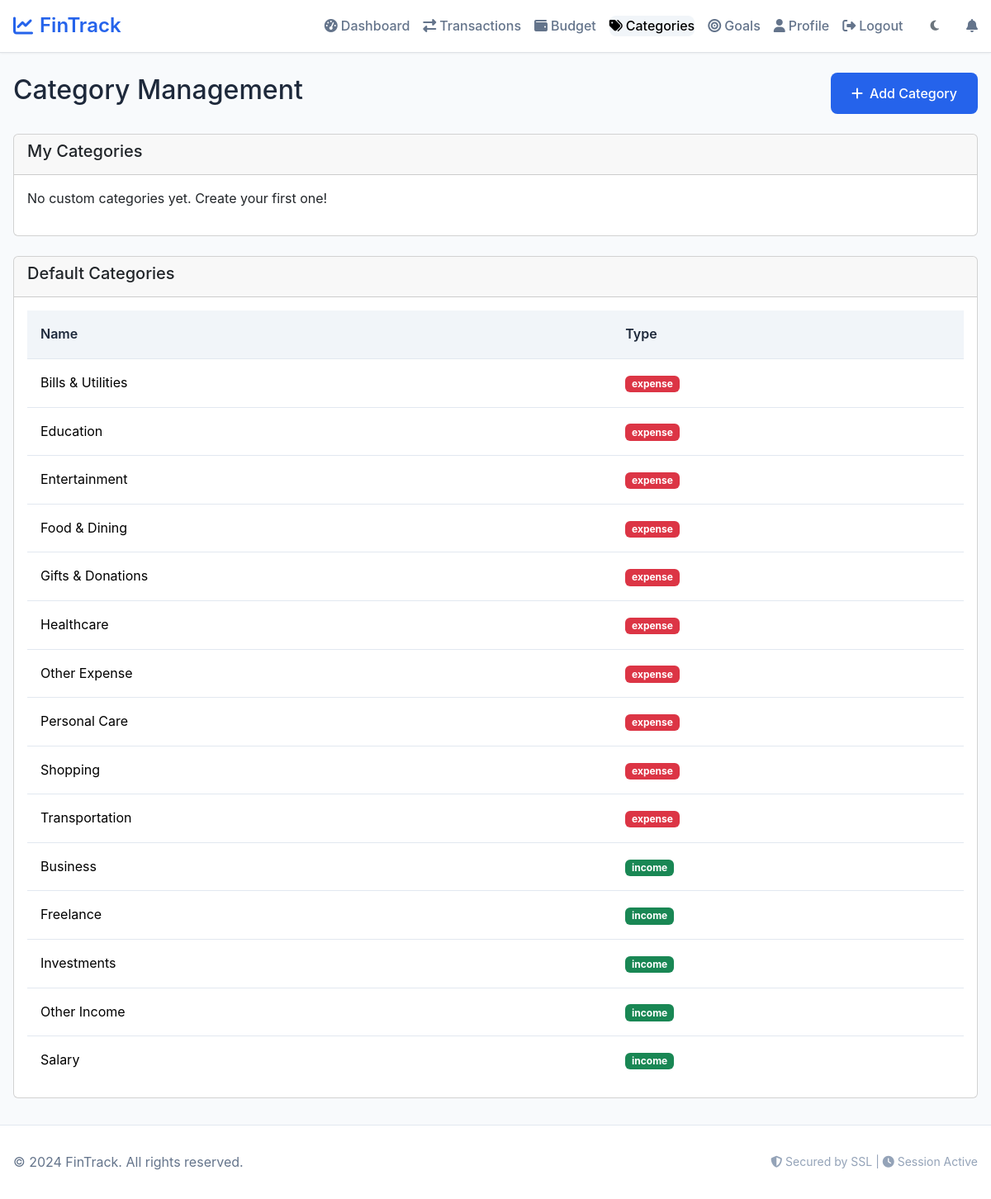
Page /categories (signed in) on the committed database.
### tables this page shows
CREATE TABLE categories (
                id INTEGER PRIMARY KEY AUTOINCREMENT,
                name TEXT NOT NULL UNIQUE,
                type TEXT CHECK(type IN ('income', 'expense')) NOT NULL
            );

### app.py (the view)
@app.route("/categories", methods=["GET"])
@login_required
def manage_categories():
    if not validate_session():
        return redirect(url_for('login'))
    user_id = session.get('user_id')
    try:
        global_categories = db.execute("""
            SELECT id, name, type, 'global' as scope
            FROM categories
            ORDER BY type, name
        """)
        user_categories = db.execute("""
            SELECT id, name, type, color, icon, is_active, 'user' as scope
            FROM user_categories
            WHERE user_id = ?
            ORDER BY type, name
        """, user_id)
        return render_template("categories.html",
                             global_categories=global_categories,
                             user_categories=user_categories)
    except Exception as e:
        logger.error(f"Error loading categories: {str(e)}")
        flash('Failed to load categories.', 'error')
        return redirect(url_for('dashboard'))

### app.py (called while the page is built)
def validate_session():
    if 'user_id' not in session:
        return False
    if 'login_time' in session:
        try:
            login_time = datetime.fromisoformat(session['login_time'])
            if datetime.now() - login_time > app.config['PERMANENT_SESSION_LIFETIME']:
                session.clear()
                return False
        except (ValueError, TypeError):
            session.clear()
            return False
    return True

@app.context_processor
def inject_csrf_token():
    return dict(csrf_token=generate_csrf)

@app.after_request
def security_headers(response):
    response.headers['X-Frame-Options'] = 'DENY'
    response.headers['X-Content-Type-Options'] = 'nosniff'
    response.headers['X-XSS-Protection'] = '1; mode=block'
    return response

### templates/categories.html (shortened to what this page needs)
{% extends "layout.html" %}
{% block content %}
<div class="container mt-4">
    <div class="d-flex justify-content-between align-items-center mb-4">
        <h2>Category Management</h2>
        <button class="btn btn-primary" data-bs-toggle="modal" data-bs-target="#addCategoryModal">
            <i class="fas fa-plus"></i> Add Category
        </button>
    </div>
    <div class="card mb-4">
        <div class="card-header">
            <h5>My Categories</h5>
        </div>
        <div class="card-body">
            {% if user_categories %}
            <div class="table-responsive">
                <table class="table">
                    <thead>
                        <tr>
                            <th>Name</th>
                            <th>Type</th>
                            <th>Color</th>
                            <th>Status</th>
                            <th>Actions</th>
                        </tr>
                    </thead>
                    <tbody>
                        {% for cat in user_categories %}
                        <tr>
                            <td>
                                <i class="fas fa-{{ cat.icon or 'folder' }}" style="color: {{ cat.color }}"></i>
                                {{ cat.name }}
                            </td>
                            <td>
                                <span class="badge bg-{{ 'success' if cat.type == 'income' else 'danger' }}">
                                    {{ cat.type }}
                                </span>
                            </td>
                            <td>
                                <div style="width: 30px; height: 30px; background: {{ cat.color }}; border: 1px solid #ccc;"></div>
                            </td>
                            <td>
                                {% if cat.is_active %}
                                    <span class="badge bg-success">Active</span>
                                {% else %}
                                    <span class="badge bg-secondary">Inactive</span>
                                {% endif %}
                            </td>
                            <td>
                                <button class="btn btn-sm btn-primary" onclick="editCategory({{ cat.id }}, '{{ cat.name }}', '{{ cat.color }}', '{{ cat.icon }}', {{ cat.is_active|lower }})">
                                    <i class="fas fa-edit"></i>
                                </button>
                                <form method="post" action="/categories/{{ cat.id }}/delete" class="d-inline">
                                    <input type="hidden" name="csrf_token" value="{{ csrf_token() }}">
                                    <button type="submit" class="btn btn-sm btn-danger" onclick="return confirm('Delete this category?')">
                                        <i class="fas fa-trash"></i>
                                    </button>
                                </form>
                            </td>
                        </tr>
                        {% endfor %}
                    </tbody>
                </table>
            </div>
            {% else %}
            <p>No custom categories yet. Create your first one!</p>
            {% endif %}
        </div>
    </div>
    <div class="card">
        <div class="card-header">
            <h5>Default Categories</h5>
        </div>
        <div class="card-body">
            <div class="table-responsive">
                <table class="table">
                    <thead>
                        <tr>
                            <th>Name</th>
                            <th>Type</th>
                        </tr>
                    </thead>
                    <tbody>
                        {% for cat in global_categories %}
                        <tr>
                            <td>{{ cat.name }}</td>
                            <td>
                                <span class="badge bg-{{ 'success' if cat.type == 'income' else 'danger' }}">
                                    {{ cat.type }}
                                </span>
                            </td>
                        </tr>
                        {% endfor %}
                    </tbody>
                </table>
            </div>
        </div>
    </div>
</div>
{% endblock %}

### templates/layout.html (shortened to what this page needs)
<!DOCTYPE html>
<html lang="en">
<head>
    <link href="https://cdn.jsdelivr.net/npm/bootstrap@5.3.3/dist/css/bootstrap.min.css" rel="stylesheet">
    <link rel="stylesheet" href="{{ url_for('static', filename='css/main.css') }}">
    <link rel="stylesheet" href="https://cdnjs.cloudflare.com/ajax/libs/font-awesome/6.4.0/css/all.min.css">
</head>
<body data-theme="{{ session.get('theme', 'light') }}">
    <nav class="navbar navbar-expand-lg border-bottom" style="background:var(--bg-primary);padding:.45rem 0;">
        <div class="container">
            <a class="navbar-brand d-flex align-items-center gap-2" href="{{ url_for('dashboard') if session.get('user_id') else url_for('login') }}" style="font-weight:600;">
                <i class="fas fa-chart-line">
                </i>
                <span>FinTrack</span>
            </a>
                <div class="collapse navbar-collapse" id="mainNav">
                     {% if session.get('user_id') %}
                        <ul class="navbar-nav ms-auto d-flex flex-row flex-wrap align-items-center gap-3 mb-0" style="list-style:none;">
                            <li class="nav-item">
                                <a class="nav-link p-0 d-flex align-items-center gap-1 {% if request.endpoint=='dashboard' %}active{% endif %}" href="{{ url_for('dashboard') }}">
                                    <i class="fas fa-tachometer-alt"></i>
                                    <span class="d-none d-md-inline">Dashboard</span>
                                </a>
                            </li>
                            <li class="nav-item">
                                <a class="nav-link p-0 d-flex align-items-center gap-1 {% if request.endpoint=='transactions' %}active{% endif %}" href="{{ url_for('transactions') }}">
                                    <i class="fas fa-exchange-alt"></i>
                                    <span class="d-none d-md-inline">Transactions</span>
                                </a>
                            </li>
                            <li class="nav-item">
                                <a class="nav-link p-0 d-flex align-items-center gap-1 {% if request.endpoint=='budget' %}active{% endif %}" href="{{ url_for('budget') }}">
                                    <i class="fas fa-wallet"></i>
                                    <span class="d-none d-md-inline">Budget</span>
                                </a>
                            </li>
                            <li class="nav-item">
                                <a class="nav-link p-0 d-flex align-items-center gap-1 {% if request.endpoint=='manage_categories' %}active{% endif %}" href="{{ url_for('manage_categories') }}">
                                    <i class="fas fa-tags"></i>
                                    <span class="d-none d-md-inline">Categories</span>
                                </a>
                            </li>
                            <li class="nav-item">
                                <a class="nav-link p-0 d-flex align-items-center gap-1 {% if request.endpoint=='goals' %}active{% endif %}" href="{{ url_for('goals') }}">
                                    <i class="fas fa-bullseye"></i>
                                    <span class="d-none d-md-inline">Goals</span>
                                </a>
                            </li>
                            <li class="nav-item">
                                <a class="nav-link p-0 d-flex align-items-center gap-1 {% if request.endpoint=='profile' %}active{% endif %}" href="{{ url_for('profile') }}">
                                    <i class="fas fa-user"></i>
                                    <span class="d-none d-md-inline">Profile</span>
                                </a>
                            </li>
                            <li class="nav-item">
                                <a class="nav-link p-0 d-flex align-items-center gap-1" href="{{ url_for('logout') }}">
                                    <i class="fas fa-sign-out-alt"></i>
                                    <span class="d-none d-md-inline">Logout</span>
                                </a>
                            </li>
                            <li class="nav-item">
                                <button id="darkModeToggle" type="button" class="btn btn-sm btn-outline-secondary" onclick="toggleDarkMode()" aria-label="Toggle theme" style="line-height:1;">
                                </button>
                            </li>
                            <li class="nav-item position-relative">
                                <button class="notification-bell" id="notificationBell" title="Notifications" style="background:transparent;border:none;padding:0;">
                                    <i class="fas fa-bell"></i>
                                </button>
                            </li>
                        </ul>
                        {% endif %}
                    </div>
                </div>
            </nav>
    <main>
        {% block content %}{% endblock %}
    </main>
    <footer style="background-color: var(--bg-primary); border-top: 1px solid var(--border-color); margin-top: 2rem; padding: 2rem 0; text-align: center;">
        <div class="container">
            <div style="display: flex; justify-content: space-between; align-items: center; flex-wrap: wrap; gap: 1rem;">
                <div>
                    <p style="margin: 0; color: var(--text-secondary);">&copy; 2024 FinTrack. All rights reserved.</p>
                </div>
                <div>
                    <p style="margin: 0; font-size: 0.875rem; color: var(--text-muted);">
                        <i class="fas fa-shield-alt"></i> Secured by SSL |
                        <i class="fas fa-clock"></i> Session Active
                    </p>
                </div>
            </div>
        </div>
    </footer>
</body>
</html>

### static/css/main.css (style rules this page uses)
:root { --primary-color: #2563eb; --primary-hover: #1d4ed8; --secondary-color: #64748b; --success-color: #059669; --danger-color: #dc2626; --warning-color: #d97706; --info-color: #0891b2; --bg-primary: #ffffff; --bg-secondary: #f8fafc; --bg-tertiary: #f1f5f9; --text-primary: #1e293b; --text-secondary: #64748b; --text-muted: #94a3b8; --border-color: #e2e8f0; --border-hover: #cbd5e1; --shadow-sm: 0 1px 2px 0 rgb(0 0 0 / 0.05); --shadow-md: 0 4px 6px -1px rgb(0 0 0 / 0.1), 0 2px 4px -2px rgb(0 0 0 / 0.1); --shadow-lg: 0 10px 15px -3px rgb(0 0 0 / 0.1), 0 4px 6px -4px rgb(0 0 0 / 0.1); --spacing-xs: 0.25rem; --spacing-sm: 0.5rem; --spacing-md: 1rem; --spacing-lg: 1.5rem; --spacing-xl: 2rem; --spacing-2xl: 3rem; --radius-sm: 0.375rem; --radius-md: 0.5rem; --radius-lg: 0.75rem; }
* { box-sizing: border-box; }
body { font-family: -apple-system, BlinkMacSystemFont, 'Segoe UI', Roboto, Oxygen, Ubuntu, Cantarell, sans-serif; background-color: var(--bg-secondary); color: var(--text-primary); line-height: 1.6; margin: 0; padding: 0; transition: background-color 0.3s ease, color 0.3s ease; }
.container { max-width: 1200px; margin: 0 auto; padding: 0 var(--spacing-md); }
.navbar { background-color: var(--bg-primary); border-bottom: 1px solid var(--border-color); box-shadow: var(--shadow-sm); position: sticky; top: 0; z-index: 100; }
.navbar-brand { font-size: 1.5rem; font-weight: 700; color: var(--primary-color); text-decoration: none; display: flex; align-items: center; gap: var(--spacing-sm); }
.navbar-nav { display: flex; list-style: none; margin: 0; padding: 0; gap: var(--spacing-md); }
.nav-link { color: var(--text-secondary); text-decoration: none; padding: var(--spacing-sm) var(--spacing-md); border-radius: var(--radius-md); transition: all 0.2s ease; font-weight: 500; }
.nav-link:hover, .nav-link.active { color: var(--primary-color); background-color: var(--bg-tertiary); }
.btn { display: inline-flex; align-items: center; justify-content: center; gap: var(--spacing-sm); padding: var(--spacing-md) var(--spacing-lg); border: 1px solid transparent; border-radius: var(--radius-md); font-size: 1rem; font-weight: 500; text-decoration: none; cursor: pointer; transition: all 0.2s ease; line-height: 1; }
.btn-primary { background: var(--primary-color); color: white; }
.btn-sm { padding: var(--spacing-sm) var(--spacing-md); font-size: 0.875rem; }
.table { width: 100%; border-collapse: collapse; margin: 0; }
.table th { background: var(--bg-tertiary); padding: var(--spacing-md); text-align: left; font-weight: 600; color: var(--text-primary); border-bottom: 1px solid var(--border-color); position: sticky; top: 0; }
.table td { padding: var(--spacing-md); border-bottom: 1px solid var(--border-color); }
.table tbody tr:last-child td { border-bottom: none; }
.notification-bell { background: none; border: none; color: var(--text-secondary); cursor: pointer; padding: var(--spacing-sm); border-radius: var(--radius-sm); transition: all 0.2s ease; position: relative; }
.border-bottom { border-bottom: 1px solid var(--border-color); }
.p-0 { padding: 0; }
.mt-4 { margin-top: var(--spacing-lg); }
.mb-0 { margin-bottom: 0; }
.mb-4 { margin-bottom: var(--spacing-lg); }
.d-none { display: none; }
.d-flex { display: flex; }
.flex-row { flex-direction: row; }
.position-relative { position: relative; }

### rows in the picture
categories: name "Bills & Utilities", type "expense"
categories: name "Education", type "expense"
categories: name "Entertainment", type "expense"
categories: name "Food & Dining", type "expense"
categories: name "Gifts & Donations", type "expense"
categories: name "Healthcare", type "expense"
categories: name "Other Expense", type "expense"
categories: name "Personal Care", type "expense"
categories: name "Shopping", type "expense"
categories: name "Transportation", type "expense"
categories: name "Business", type "income"
categories: name "Freelance", type "income"
categories: name "Investments", type "income"
categories: name "Other Income", type "income"
categories: name "Salary", type "income"
